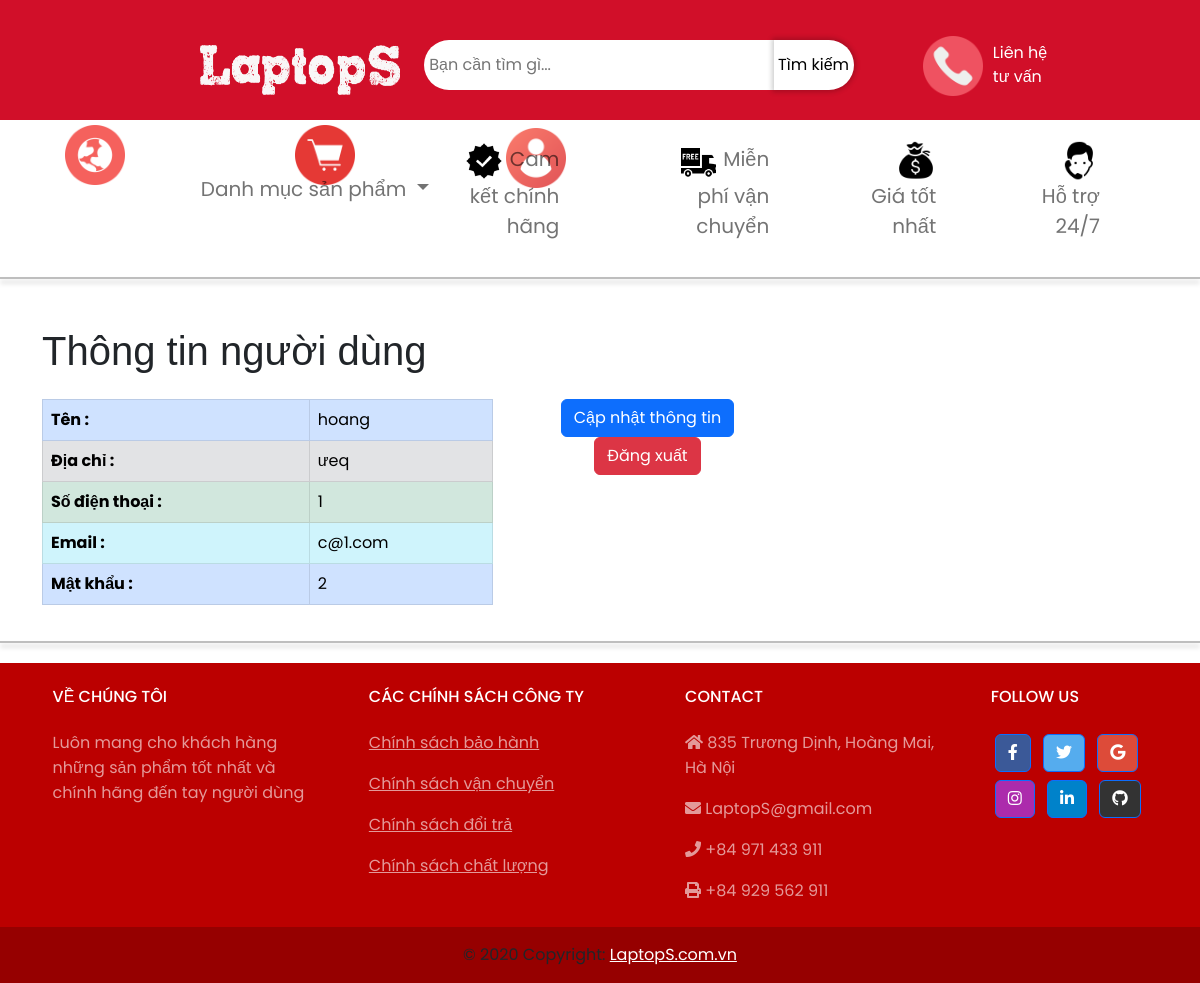
Screenshot of /user.php (signed in) with the database file from the repository.
### tables this page shows
CREATE TABLE `users` (
  `user_id` int(11) NOT NULL,
  `name` varchar(255) DEFAULT NULL,
  `Address` varchar(255) DEFAULT NULL,
  `phone` varchar(20) DEFAULT NULL,
  `password` varchar(255) DEFAULT NULL,
  `email` varchar(255) DEFAULT NULL,
  `xac_thuc` varchar(50) DEFAULT NULL
);

### user.php (the view, shortened to what this page needs)
<?php
include 'header.php';
include 'connectdb.php';
$address = '';
if (isset($_SESSION['phone'])) {
    $phone = $_SESSION['phone'];
    if (isset($conn)) {
        $sql = "SELECT name, address, phone, email, password FROM users WHERE phone = '$phone'";
        $result = $conn->query($sql);
        if ($result && $result->num_rows > 0) {
            $row = $result->fetch_assoc();
            $name = $row['name'];
            $address = $row['address'];
            $phone = $row['phone'];
            $email = $row['email'];
            $password = $row['password'];
        } else {
            echo "No user information found.";
        }
    } else {
        echo "Connection not established!";
    }
} else {
    echo "Phone number not set in session!";
}
?>
<div class="container">
<h1 class="mt-5" style="font-family: 'Arial', sans-serif;">Thông tin người dùng</h1>
    <div class="row mt-4">
        <div class="col-md-5 offset-md-0">
            <?php if (isset($name)): ?>
                <table class="table table-bordered table-rounded">
                    <tbody>
                        <tr class="table-primary">
                            <th scope="row">Tên :</th>
                            <td><?php echo $name; ?></td>
                        </tr>
                        <tr class="table-secondary">
                            <th scope="row">Địa chỉ :</th>
                            <td><?php echo !empty($address) ? $address : "Chưa có thông tin"; ?></td>
                        </tr>
                        <tr class="table-success">
                            <th scope="row">Số điện thoại :</th>
                            <td><?php echo $phone; ?></td>
                        </tr>
                        <tr class="table-info">
                            <th scope="row">Email :</th>
                            <td><?php echo $email; ?></td>
                        </tr>
                        <tr class="table-primary">
                            <th scope="row">Mật khẩu :</th>
                            <td><?php echo $password; ?></td>
                        </tr>
                    </tbody>
                </table>
            <?php else: ?>
                <p>No user information available.</p>
            <?php endif; ?>
        </div>
        <div class="col-md-3">
            <div class="text-center">
                <button type="button" class="btn btn-primary mr-3" onclick="showUpdateForm()">Cập nhật thông tin</button>
                <a href="logout.php" class="btn btn-danger">Đăng xuất</a>
            </div>
        </div>
    </div>
</div>
</body>
</html>
<?php
include 'footer.php';
?>

### css/style.css (style rules this page uses)
* { padding: 0; margin: 0; box-sizing: border-box; font-family: 'poppins',sans-serif; }
.container { max-width: 800px; margin: 0 auto; }
.btn,button,input { border-radius: 35px; }
a { text-decoration: none; }
body { background-color: #dbd9d9; margin: 0; padding: 0; }

### rows the page displays
users: name "hoang", Address "ưeq", phone "1", email "c@1.com", password "2"
